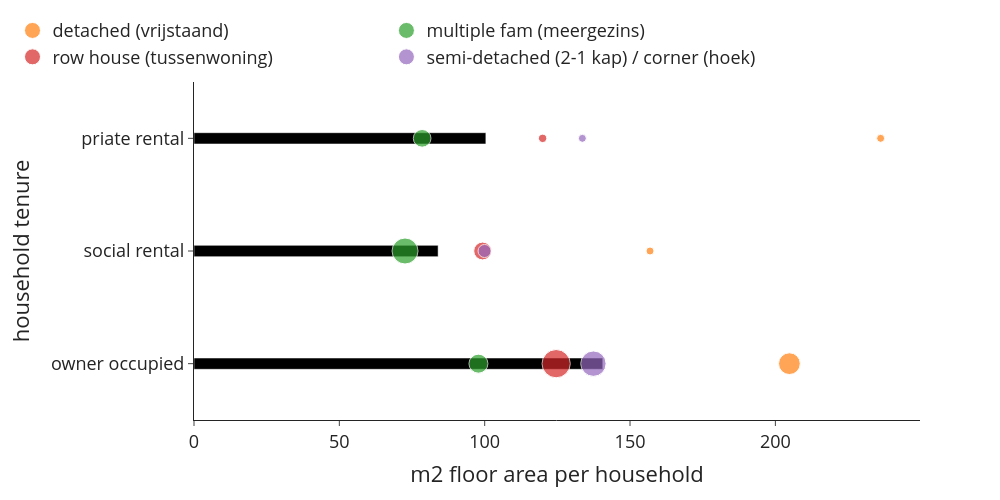

The code cell stored with this chart in its notebook:
### Code cell
#floor area per tenure
use_m2_total_inc = (use['size2019_w1']*use['n_hhd']).groupby(level=0, sort=False).sum() #m2 total in each group summed by tenure
use_cap_total_inc = use['n_hhd'].groupby(level=0, sort=False).sum() #no. of people in each group summed by tenure
use_m2_per_cap_inc = use_m2_total_inc / use_cap_total_inc #m2/cap in each income group
use_m2_per_cap_inc.plot(kind='bar') #per person
"""interpretation: especially the highest income decile has considerably more floor area available than the vast majority"""

#floor area per tenure and building type
use_m2_total_tenure_type = (use['size2019_w1']*use['n_hhd']).groupby(level=[0,1], sort=False).sum() #m2 total in each group summed by tenure
use_cap_total_tenure_type = use['n_hhd'].groupby(level=[0,1], sort=False).sum() #no. of people in each group summed by tenure
use_m2_per_cap_tenure_type = use_m2_total_tenure_type / use_cap_total_tenure_type #m2/cap in each income group

#preparing the dataframes for plotting
df = use_m2_per_cap_inc
df2=use_m2_per_cap_tenure_type.rename('value').to_frame()
df2['n_hhd'] = use['n_hhd'].groupby(level=[0,1], sort=False).sum()
df2 = df2.reset_index()

#plot
colors = ['#000000', #construction
                            '#fe6100', #buildings                                              
                                        '#648fff', #roads
                                        '#785ef0', #railways
                                        '#ffb000', #electricity
                                        '#808080', #other civil engineering
                                        '#000000', #construction
                                        ]
fig = px.bar(df, x=df.values, y=df.index,  
             labels={'x':'m2 floor area per household', 'tenure_lab':'household tenure'}, 
             template='simple_white', 
             color_discrete_sequence=colors) 
fig.update_layout(width=1000, height=500, 
                      #xaxis_tickformat = '.0%',
                      font=dict(size=18),
                      bargap=0.9,
                      legend=dict(
        orientation="h",
        #entrywidth=70,
        yanchor="bottom",
        y=1.02,
        xanchor="left",
        x=-0.25,
    ))

df2=use_m2_per_cap_tenure_type.rename('value').to_frame()
df2['n_hhd'] = use['n_hhd'].groupby(level=[0,1], sort=False).sum()

for i in df2.index.levels[1].to_list():
    df_plot = df2.xs(i, level=1)
    fig.add_trace(go.Scatter(
            y=df_plot.index, 
            x=df_plot['value'],
            mode='markers',
            name=i,
            marker=dict(size=df_plot['n_hhd'],
                        sizemode='area',
                        sizeref=4*max(df2['n_hhd'])/(40.**2),
                        sizemin=4,
                        #color=10*[0, 1, 2, 3],
                        ),
            showlegend=True
        ))

fig.write_image('visualisations/bubblechart_m2_per_hhd_tenure_type.png', scale=3)
fig.show()

### Figure 1 — Plotly figure (JSON) as saved in the notebook; plotly's stock layout.template omitted (floating-point values rounded to 4 significant figures)
{"data": [{"alignmentgroup": "True", "hovertemplate": "m2 floor area per household=%{x}<br>household tenure=%{y}<extra></extra>", "legendgroup": "", "marker": {"color": "#000000", "pattern": {"shape": ""}}, "name": "", "offsetgroup": "", "orientation": "h", "showlegend": false, "textposition": "auto", "type": "bar", "x": [140.6, 83.98, 100.4], "xaxis": "x", "y": ["owner occupied", "social rental", "priate rental"], "yaxis": "y"}, {"marker": {"size": [901780, 3455, 56985], "sizemin": 4, "sizemode": "area", "sizeref": 3815.0}, "mode": "markers", "name": "detached (vrijstaand)", "showlegend": true, "type": "scatter", "x": [204.8, 156.9, 236.2], "y": ["owner occupied", "social rental", "priate rental"]}, {"marker": {"size": [689135, 1292440, 596785], "sizemin": 4, "sizemode": "area", "sizeref": 3815.0}, "mode": "markers", "name": "multiple fam (meergezins)", "showlegend": true, "type": "scatter", "x": [97.85, 72.6, 78.48], "y": ["owner occupied", "social rental", "priate rental"]}, {"marker": {"size": [1526135, 602470, 134250], "sizemin": 4, "sizemode": "area", "sizeref": 3815.0}, "mode": "markers", "name": "row house (tussenwoning)", "showlegend": true, "type": "scatter", "x": [124.6, 99.28, 119.9], "y": ["owner occupied", "social rental", "priate rental"]}, {"marker": {"size": [1226775, 327490, 81940], "sizemin": 4, "sizemode": "area", "sizeref": 3815.0}, "mode": "markers", "name": "semi-detached (2-1 kap) / corner (hoek)", "showlegend": true, "type": "scatter", "x": [137.4, 99.96, 133.6], "y": ["owner occupied", "social rental", "priate rental"]}], "layout": {"bargap": 0.9, "barmode": "relative", "font": {"size": 18}, "height": 500, "legend": {"orientation": "h", "tracegroupgap": 0, "x": -0.25, "xanchor": "left", "y": 1.02, "yanchor": "bottom"}, "margin": {"t": 60}, "width": 1000, "xaxis": {"anchor": "y", "domain": [0, 1], "title": {"text": "m2 floor area per household"}}, "yaxis": {"anchor": "x", "domain": [0, 1], "title": {"text": "household tenure"}}}}
